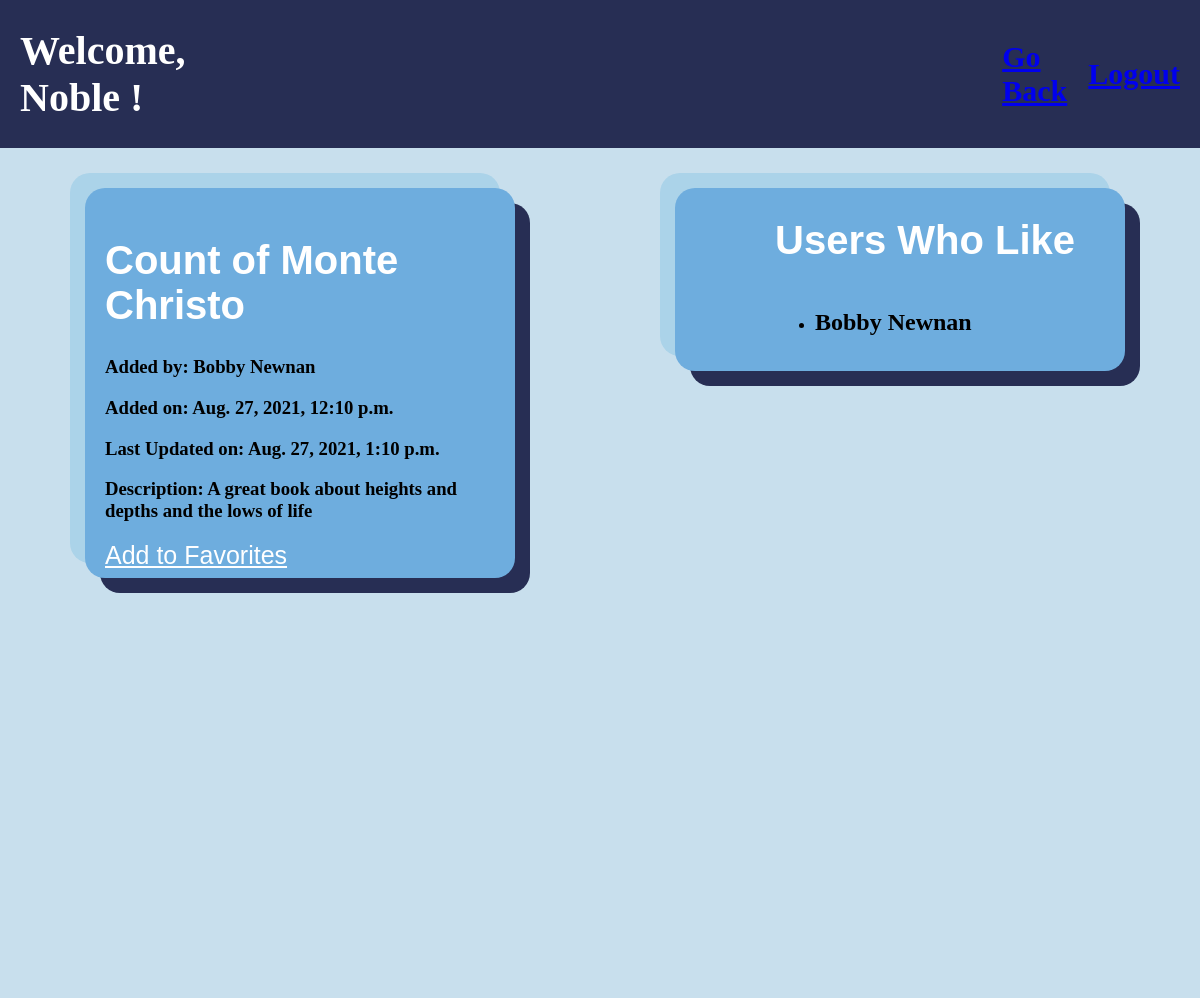
Page /book_page/20 (signed in) on the committed database.
### books/models.py (models this page shows)
class User(models.Model):
    first_name = models.CharField(max_length=255)
    last_name = models.CharField(max_length=255)
    email = models.CharField(max_length=255)
    password = models.CharField(max_length=255)
    created_at = models.DateTimeField(auto_now_add=True)
    updated_at = models.DateTimeField(auto_now=True)
    objects = UserManager()

class Book(models.Model):
    title = models.CharField(max_length=255)
    description = models.TextField(default="Book Description")
    uploaded_by = models.ForeignKey(User, related_name="books_uploaded", on_delete=CASCADE)
    users_who_liked = models.ManyToManyField(User, related_name="books_liked")
    created_at = models.DateTimeField(auto_now_add=True)
    updated_at = models.DateTimeField(auto_now=True)
    objects = BookManager()

### books/views.py (the view)
# urls.py: path('book_page/<int:id>', views.book_page),
def book_page(request, id):
    user = User.objects.get(id=request.session['userid'])
    book = Book.objects.filter(id=id)
    if book:
        current_book = book[0]
    context = {
        "book": current_book,
        "user": user
    }
    return render(request, 'book_page.html', context)

### books/templates/book_page.html (shortened to what this page needs)
<!DOCTYPE html>
<html lang="en">
<head>
    <link rel="stylesheet" href="/static/login_and_register.css">
</head>
<body>
    <div class="header">
        <h1 id="fav_books">Welcome, {{user.first_name}}!</h1>
        <h2 id="go_back"><a href="/favorite_books">Go Back</a></h2>
        <h2 id="logout"><a href="/">Logout</a></h2>
    </div>
    <section id="grid_bookpage">
        <div class="book_container">
            <div action="/login_user">
                <form action="/delete_book/{{book.id}}" method="POST" id="delete_book">
                    <h1 id="register_header">{{book.title}}</h1>
                </form>
                <div id="view_book_container">
                    <h3 class="book_field">Added by: {{book.uploaded_by.first_name}} {{book.uploaded_by.last_name}}</h3>
                    <h3 class="book_field">Added on: {{book.created_at}}</h3>
                    <h3 class="book_field">Last Updated on: {{book.updated_at}}</h3>
                    {% if book.uploaded_by.id == request.session.userid %}
                        <form action="/edit_book/{{book.id}}" id="description_field" method="POST">
                            {% csrf_token %}
                            <h3 class="book_field">Description: </h3>
                            <input type="hidden" name="title" value="{{book.title}}">
                            <textarea name="description" id="edit_description" cols="25" rows="3">{{book.description}}</textarea>
                            <div id="update_buttons">
                                <button class="edit_button">Update</button>
                            </div>
                        </form>
                    {% else %}
                        <h3>Description: {{book.description}}</h3>
                    {% endif %}
                    {% if user not in book.users_who_liked.all %}
                        <a href="/add_fav/{{book.id}}" class="label_field">Add to Favorites</a>
                    {% endif %}
                </div>
            </div>
        </div>
        <div class="list_of_books">
            <h1 id="register_header">Users Who Like</h1>
            <ul>
                {% for user in book.users_who_liked.all %}
                    <li><h2>{{user.first_name}} {{user.last_name}}{% if request.session.userid == user.id %} <a href="/unfavorite/{{book.id}}"> (Unfavorite)</a> {% endif %}</h2></li>
                {% endfor %}
            </ul>
        </div>
    </section>
</body>
</html>

### books/static/login_and_register.css (style rules this page uses)
.header { width: 100%; height: auto; background-color: #272E54; display: flex; justify-content: space-between; align-items: center; }
#fav_books { color: white; padding-left: 20px; font-size: 40px; }
#logout { font-size: 30px; color: white; padding-right: 20px; }
body { margin: 0px; }
#grid_bookpage { width: 100%; height: 100vh; display: grid; grid-template-columns: repeat(2, 1fr); grid-template-rows: repeat(1, 1fr); background-color: #C8DFED; padding-bottom: 50px; }
.list_of_books { margin: 40px 75px 20px 75px; padding-left: 100px; height: auto; display: flex; flex-direction: column; align-self: flex-start; background-color: #6EADDE; border-radius: 20px; box-shadow: 15px 15px #272E54, -15px -15px #ABD3E9; }
.book_container { margin: 40px 85px 20px 85px; padding: 20px; min-height: 315px; max-height: 350px; display: flex; flex-direction: column; align-items: center; background-color: #6EADDE; border-radius: 20px; box-shadow: 15px 15px #272E54, -15px -15px #ABD3E9; }
#go_back { margin-left: 750px; font-size: 30px; color: white; }
#register_header { margin: 30px 0px 10px 0px; font-family: 'Gill Sans', 'Gill Sans MT', Calibri, 'Trebuchet MS', sans-serif; font-size: 40px; color: white; }
.label_field { color: white; font-size: 25px; font-family: 'Gill Sans', 'Gill Sans MT', Calibri, 'Trebuchet MS', sans-serif; width: 40%; }
#delete_book { display: flex; align-items: center; }

### rows in the picture
User: first_name "Noble"
Book: title "Count of Monte Christo", uploaded_by.first_name "Bobby", uploaded_by.last_name "Newnan", created_at "Aug. 27, 2021, 12:10 p.m.", updated_at "Aug. 27, 2021, 1:10 p.m.", description "A great book about heights and depths and the lows of life"
User: first_name "Bobby", last_name "Newnan"
